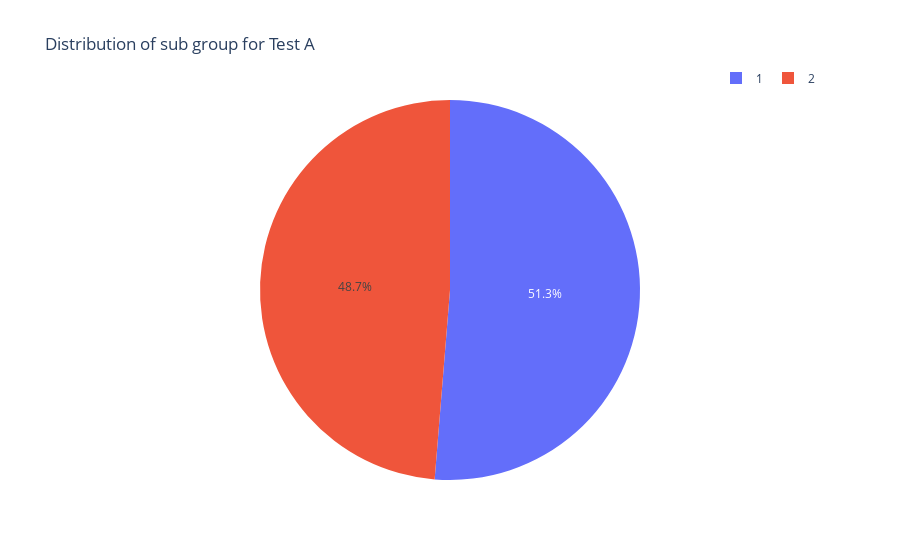

The notebook cell saved with this chart:
### Code cell
# Pie charts

def pie_chart(df, test_group):
    
    # Pie chart per sub group
    fig = px.pie(df_A, names='sub_group', title=f'Distribution of sub group for Test {test_group}')
    fig.update_layout(legend=dict(orientation="h",
                                  yanchor="bottom",
                                  y=1.02,
                                  xanchor="right",
                                  x=1))
    fig.show()

pie_chart(df_A, 'A')
pie_chart(df_B, 'B')

### Figure 1 — Plotly figure (JSON) as saved in the notebook; plotly's stock layout.template omitted (floating-point values rounded to 4 significant figures; data arrays with more than 128 entries replaced by an {"elided": "..."} marker saying what was removed)
{"data": [{"domain": {"x": [0, 1], "y": [0, 1]}, "hovertemplate": "sub_group=%{label}<extra></extra>", "labels": {"elided": "4929 int values"}, "legendgroup": "", "name": "", "showlegend": true, "type": "pie"}], "layout": {"legend": {"orientation": "h", "tracegroupgap": 0, "x": 1, "xanchor": "right", "y": 1.02, "yanchor": "bottom"}, "title": {"text": "Distribution of sub group for Test A"}}}
